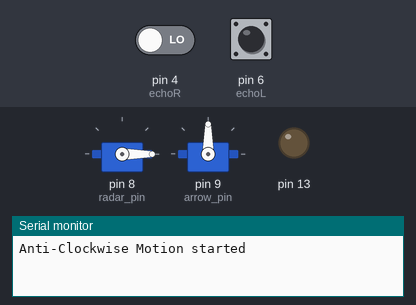
The sketch below on a simulated Arduino Uno, built with avr-gcc and run on an emulated ATmega328P. Shown: 2 × servo, output pins drawn as LEDs (lit = HIGH), the last lines printed to the serial monitor. The inputs (shaded band) are chosen by the test bench; at power-on: pin 6 (echoL) LOW, pin 4 (echoR) LOW. Pins used as bus, display or sensor lines are not drawn.

Above: at 1.2 s.
1.3 s: pin 6 (echoL) pulsed HIGH 5 times (0.12 s each, 0.3 s apart)
At 9.02 s:
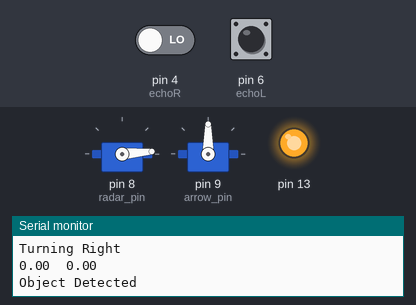
Timing chart, 0 to 10.3 s (numbered marks = the images above; inputs shaded):
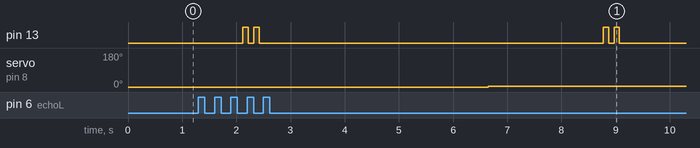

Measured:
- after the input at 1.3 s, servo on pin 8 (radar_pin): 0° → 5° after 5.4 s

The sketch:

Object_follower.ino
```cpp
#include<Servo.h>

int radar_angle=0,arrow_angle=0;
int echoR=4,trigR=5,echoL=6,trigL=7;
int radar_pin=8,arrow_pin=9;
int input_value,input_angle,start_angle;
int d_th=2;
float d,dL,dR,dL_prev=1000,dR_prev=1000,t;
Servo radar,arrow;


float dist(int trig_pin, int echo_pin)
{
  digitalWrite(trig_pin,HIGH);
  delay(10);
  digitalWrite(trig_pin,LOW);
  t=pulseIn(echo_pin, HIGH);
  d=t*0.0343/2;
  return d;
}

void object_detected(float dL, float dR)
{
   digitalWrite(13,HIGH);
   delay(100);
   digitalWrite(13,LOW);
   delay(100);
   digitalWrite(13,HIGH);
   delay(100);
   digitalWrite(13,LOW);
   follow_object(dL,dR);
}

void clockwise(int start_angle )
{
  Serial.println("Clockwise Motion started");
  for (radar_angle=start_angle;radar_angle>=0;radar_angle-=5)                //Anti-Clockwise Motion of Radar
  {
    radar.write(radar_angle);
    if(dL<dL_prev){dL_prev=dL;}
    if(dR<dR_prev){dR_prev=dR;}
    dL=dist(trigL,echoL);
    dR=dist(trigR,echoR);
    delay(100);
    Serial.print(dL);
    Serial.print("  ");
    Serial.println(dR);
    if((dL<30)&&abs(dL-dR)<d_th)
     {
      Serial.println("Object Detected");
      object_detected(dL,dR);
      //follow_object(dL,dR);
     }
    radar_angle=radar.read();
   }
 }

void anti_clockwise(int start_angle)
{
  Serial.println("Anti-Clockwise Motion started");
  for (radar_angle=start_angle;radar_angle<=180;radar_angle+=5)                //Anti-Clockwise Motion of Radar
  {
    radar.write(radar_angle);
    if(dL<dL_prev){dL_prev=dL;}
    if(dR<dR_prev){dR_prev=dR;}
    dL=dist(trigL,echoL);
    dR=dist(trigR,echoR);
    delay(100);
    Serial.print(dL);
    Serial.print("  ");
    Serial.println(dR);
    if((dL<30)&&abs(dL-dR)<d_th)
     {
      Serial.println("Object Detected");
      object_detected(dL,dR);
     }
     radar_angle=radar.read();
   }
}
void follow_object(float dl_prev, float dr_prev)
{
  int dl,dr;
  Serial.println(" Now following Object");
  Serial.println(dl_prev);
  Serial.println(dr_prev);
  research:
        dl=dist(trigL,echoL);
        Serial.print("LEFT ");
        Serial.print(dl);
        dr=dist(trigR,echoR);
        Serial.print("        RIGHT ");
        Serial.println(dr);
        delay(1000);
        if((dr-dl)>30)                                //(dl_prev-dl)>5)&&
        {
          while(abs(dl-dr)>=2)
          {
            Serial.println("Turning Left");
            radar.write(radar.read()+1);
            dl=dist(trigL,echoL);
            dr=dist(trigR,echoR);
          }
        }
        else if((dl-dr)>30)                           //(dr_prev-dr)>5)&&
        {
          while(abs(dl-dr)>=2)
          {
            Serial.println("Turning Right");
            radar.write(radar.read()-1);
            dl=dist(trigL,echoL);
            dr=dist(trigR,echoR);
          }
        }
        else {goto research;}
      }
void setup()
{
  pinMode(13, OUTPUT);
  pinMode(echoL,INPUT);
  pinMode(echoR,INPUT);
  pinMode(trigL,OUTPUT);
  pinMode(trigR,OUTPUT);
  radar.attach(radar_pin);
  arrow.attach(arrow_pin);
  Serial.begin(9200);
}

void loop()
{
  anti_clockwise(0);
  clockwise(180);
}
```
